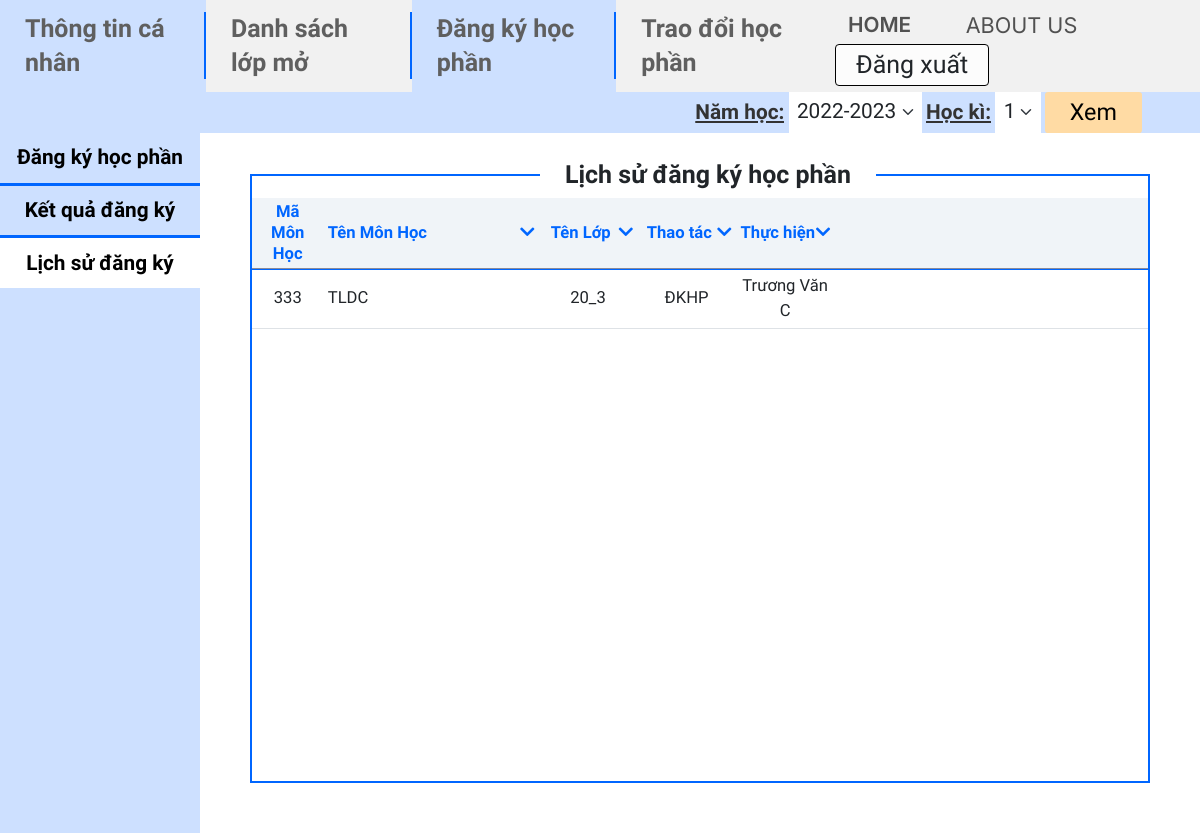
The page /mvc/views/History.php (signed in) on the database as committed earlier.
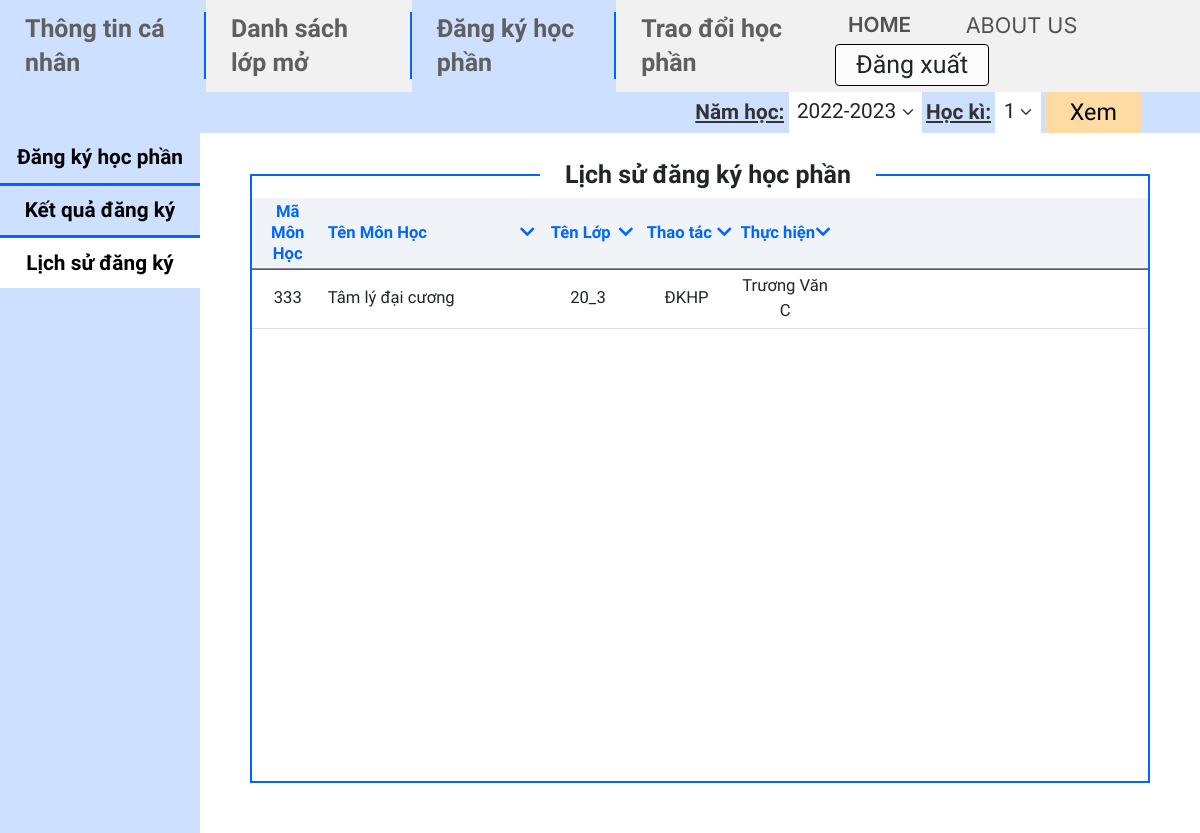
The same page on the database as committed later.
### tables this page shows
CREATE TABLE `enrollment` (
  `period_id` int(11) NOT NULL,
  `course_id` int(11) NOT NULL,
  `student_id` int(11) NOT NULL,
  `mark` float DEFAULT NULL,
  `class_id` int(11) NOT NULL
);

CREATE TABLE `course` (
  `ID` int(11) NOT NULL,
  `name` varchar(100) NOT NULL,
  `credits` int(11) NOT NULL,
  `faculty` int(11) DEFAULT NULL
);

CREATE TABLE `class` (
  `ID` int(11) NOT NULL,
  `name` varchar(45) NOT NULL,
  `school_year` year(4) NOT NULL,
  `faculty` int(11) NOT NULL
);

CREATE TABLE `student` (
  `ID` int(11) NOT NULL,
  `username` varchar(45) NOT NULL,
  `password` varchar(100) NOT NULL,
  `faculty` int(11) NOT NULL,
  `class` int(11) NOT NULL,
  `school_year` year(4) NOT NULL,
  `fullname` varchar(100) NOT NULL,
  `email` varchar(45) NOT NULL,
  `address` varchar(100) DEFAULT NULL,
  `date_of_birth` date DEFAULT NULL,
  `max_credits` int(11) NOT NULL
);

### mvc/views/History.php (the view, shortened to what this page needs)
<?php
include "../config/db_connect.php";
$sql = "SELECT co.ID, co.name, c.name as class_name, co.credits, aci.room, en.period_id, en.class_id, stu.fullname
from enrollment en inner join class c on en.class_id = c.ID
inner join course co on en.course_id = co.ID
inner join available_course_info aci on en.period_id = aci.period_id and en.course_id = aci.course_id and en.class_id = aci.class_id
inner join student stu on stu.id = en.student_id
where en.student_id = " . $_SESSION['student_id'];
$query = $conn->query($sql);
$query->setFetchMode(PDO::FETCH_ASSOC);
?>
<!DOCTYPE html>
<html lang="en">
<head>
  <link href="https://cdn.jsdelivr.net/npm/bootstrap@5.2.3/dist/css/bootstrap.min.css" rel="stylesheet" />
  <link rel="stylesheet" href="https://cdnjs.cloudflare.com/ajax/libs/font-awesome/5.15.3/css/all.min.css">
  <link rel="stylesheet" href="../../public/css/History.css" />
</head>
<body>
  <nav class="navbar navbar-expand-sm bg-primary navbar-light filter-bar">
    <ul class="navbar-nav ms-auto">
      <li class="nav-item bg-primary">
        <span class="navtext label">Năm học:</span>
      </li>
      <li class="nav-item bg-primary">
        <select class="form-select nav-namhoc">
          <option value="2022-2023">2022-2023</option>
        </select>
      </li>
      <li class="nav-item bg-primary">
        <span class="navtext label">Học kì:</span>
      </li>
      <li class="nav-item bg-primary">
        <select class="form-select nav-hk">
          <option value="1">1</option>
        </select>
      </li>
      <li class="nav-item bg-primary">
        <button type="button" class="btn nav-item-button">Xem
        </button>
      </li>
    </ul>
  </nav>
  <div class="container-fluid" style="padding: 0 !important">
    <div class="row h-100" style="margin: 0!important">
      <div class="col-2 bg-primary pane">
        <div class="list-group-flush">
          <a href="./Register.php" class="list-group-item list-group-item-action left-register">Đăng ký học phần</a>
          <a href="./Result.php" class="list-group-item list-group-item-action left-result">Kết quả đăng ký</a>
          <a href="./History.php" class="list-group-item list-group-item-action left-history">Lịch sử đăng ký</a>
        </div>
      </div>
      <div class="col-10" style="padding: 0px !important">
        <div class="container-fluid" style="padding: 5rem 6rem 6rem 6rem!important;">
          <div class="container-table" style="height: calc(100vh - 23rem)">
            <div class="table-responsive" style="width: 100%; height: 100%">
              <h2 class="table-label">Lịch sử đăng ký học phần</h2>
              <table class="table table-responsive table-hover">
                <thead>
                  <tr>
                    <th style="width: 8%">Mã<br>Môn Học</th>
                    <th style="width: 24%">
                      <div style="display:flex; align-items:center; justify-content: center">
                        <div style="margin-left: 0;">Tên Môn Học</div>
                        <div style="margin-left: auto"><i class="fa fa-chevron-down"></i></div>
                      </div>
                    </th>
                    <th style="width: 11%">
                      <div style="display:flex; align-items:center; justify-content: center">
                        <div style="margin-left: auto">Tên Lớp</div>
                        <div style="margin-left: auto"><i class="fa fa-chevron-down"></i></div>
                      </div>
                    </th>
                    <th style="width: 11%">
                      <div style="display:flex; align-items:center; justify-content: center">
                        <div style="margin-left: auto">Thao tác</div>
                        <div style="margin-left: auto"><i class="fa fa-chevron-down"></i></div>
                      </div>
                    </th>
                    <th style="width: 11%">
                      <div style="display:flex; align-items:center; justify-content: center">
                        <div style="margin-left: auto">Thực hiện</div>
                        <div style="margin-left: auto"><i class="fa fa-chevron-down"></i></div>
                      </div>
                    </th>
                    <th style="width: 35%"></th>
                  </tr>
                </thead>
                <tbody>
                  <?php
                  while ($row = $query->fetch()) { ?>
                    <tr>
                      <td><?php echo $row['ID']; ?></td>
                      <td style="text-align: left;">
                        <?php echo $row['name']; ?>
                      </td>
                      <td><?php echo $row['class_name']; ?></td>
                      <td>ĐKHP</td>
                      <td>
                        <?php echo $row['fullname']; ?>
                      </td>
                      <td></td>
                    </tr>
                    <?php } ?>
                </tbody>
              </table>
            </div>
          </div>
        </div>
      </div>
    </div>
  </div>
</body>
</html>

Rows that differ between the two databases and show on the page:
removed enrollment: course.ID "333", course.name "TLDC", class.name "20_3", student.fullname "Trương Văn C"
added enrollment: course.ID "333", course.name "Tâm lý đại cương", class.name "20_3", student.fullname "Trương Văn C"
